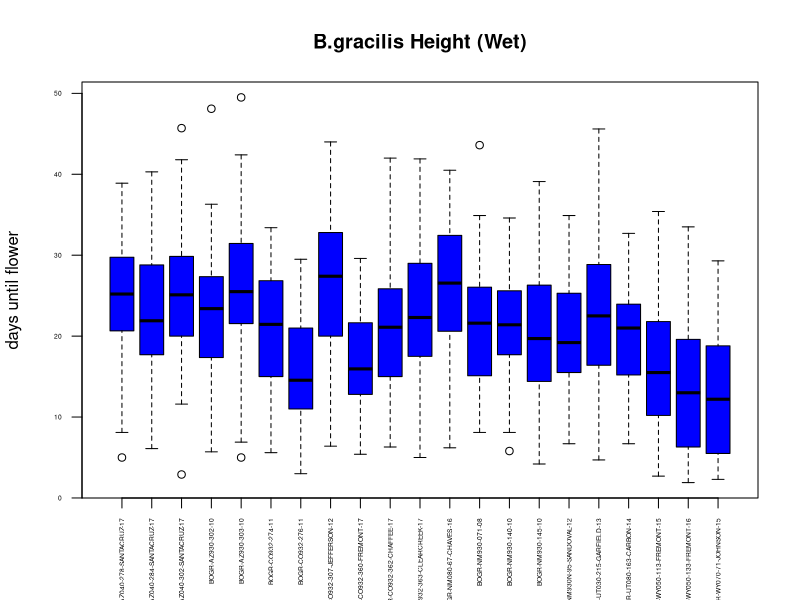
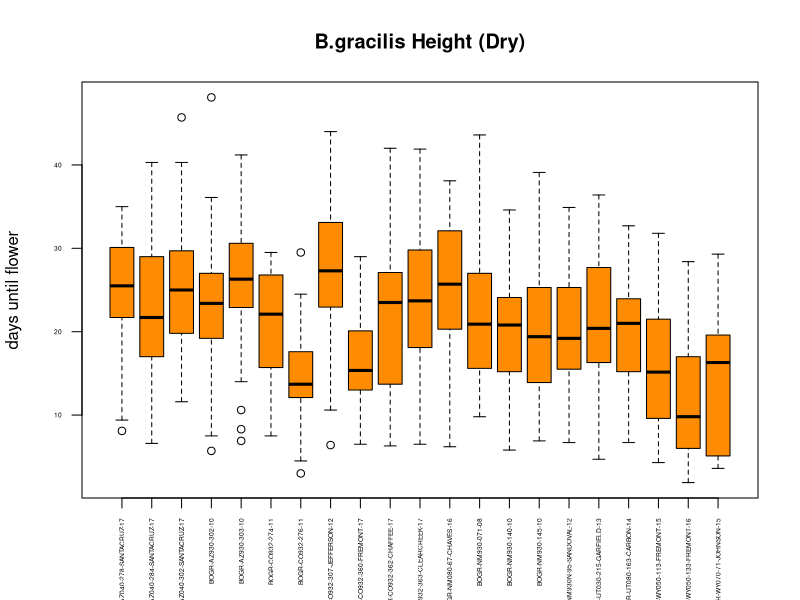

Here is the R script that generated these plots, in order: (Note: this script raises an error after producing the figures.)
BOGR <- read.csv(file = 'BOGR_data.csv') 

BOGR.crop <- BOGR[1:1135,]


#exclude data subset (e.g. replaced plants)
BOGR.ex.rep <- BOGR.crop[BOGR.crop$replaced_Y_N !="Y",]

BOGR.wet <- BOGR.crop[BOGR.crop$Treatment !="dry" ,]

BOGR.dry <- BOGR.crop[BOGR.crop$Treatment != "wet" ,]

boxplot(BOGR.wet$length_cm_20220801 ~ BOGR.wet$Population,main = "B.gracilis Height (Wet)", 
        ylab = "days until flower", xlab= "",col = "blue", cex.axis=0.4, las=2)
boxplot(BOGR.dry$length_cm_20220801 ~ BOGR.dry$Population,main = "B.gracilis Height (Dry)", 
        ylab = "days until flower", xlab= "",col = "darkorange", cex.axis=0.4, las=2)
summary(aov(length_cm_20220801 ~ Population + Treatment, data = BOGR.crop))
summary(aov(num_inf_20220927 ~ Population + Treatment, data = BOGR.crop))
summary(aov(days_until_flowering ~ Population + Treatment, data = BOGR.crop))



#Aim 1 variation
BOGR_ht_pop_anova <- aov(length_cm_20220801 ~ Population, data = BOGR.crop)
summary(height_pop_anova)

plot(BOGR_ht_pop_anova)

BOGR.ht.pop.lm <- lmer(log(length_cm_20220801) ~ Population + (1|Block), data = BOGR.crop)
BOGR.pair.ht.pop.lm <- emmeans(BOGR.ht.pop.lm, specs = pairwise ~ Population)
summary(BOGR.pair.ht.pop.lm)

BOGR.ht.sz.lm <- lmer(log(length_cm_20220801) ~ seed_zone + (1|Block), data = BOGR.crop)
BOGR.pair.ht.sz.lm <- emmeans(BOGR.ht.sz.lm, specs = pairwise ~ seed_zone)
summary(BOGR.pair.ht.sz.lm)

BOGR_inf_glm <- glmer( num_inf_20220927 ~ Population + (1|Block), 
                       data = BOGR.crop, family = poisson (link ="log"))
BOGR_pair_inf <- emmeans(BOGR_inf_glm, specs = pairwise ~ Population)
summary(BOGR_pair_inf)

BOGR_inf_sz_glm <- glmer( num_inf_20220927 ~ seed_zone + (1|Block), 
                       data = BOGR.crop, family = poisson (link ="log"))
BOGR_pair_sz_inf <- emmeans(BOGR_inf_sz_glm, specs = pairwise ~ seed_zone)
summary(BOGR_pair_sz_inf)



BOGR_ht_sz_anova <- aov(length_cm_20220801 ~ seed_zone, data = BOGR.crop)
summary(BOGR_ht_sz_anova)

BOGR_num_inf_pop_an <- aov( num_inf_20220927 ~ Population, data = BOGR.crop)
summary(BOGR_num_inf_pop_an)

BOGR_num_inf_sz_an <- aov( num_inf_20220927 ~ seed_zone, data = BOGR.crop)
summary(BOGR_num_inf_sz_an)

days_mort_pop_an <- aov( days_until_mortality ~ Population, data=BOGR.crop)
summary(days_mort_pop_an)

days_mort_sz_an <- aov( days_until_mortality ~ seed_zone, data=BOGR.crop)
summary(days_mort_pop_an)

new_order_duf <- with(BOGR.crop, reorder(Pop_code, days_until_flowering, median,  na.rm=T))
boxplot(days_until_flowering ~ new_order_duf, data = BOGR.crop, main = "B.gracilis flowering time x Population", 
        xlab = "Population", ylab = "days until flower",col = "cadetblue1", cex.axis=0.6, las=2)

new_order_sz_duf <- with(BOGR.crop, reorder(seed_zone, days_until_flowering, median,  na.rm=T))
boxplot(days_until_flowering ~ new_order_sz_duf, data = BOGR.crop, main = "B.gracilis flowering time x Seed Zone", 
         ylab = "days until flower", xlab= "",col = "chartreuse", cex.axis=0.4, las=2)

new_order <- with(BOGR.crop, reorder(Population, length_cm_20220801, median,  na.rm=T))
boxplot(length_cm_20220801 ~ new_order,data=BOGR.crop, main="B. gracilis Height x Population", 
        xlab="Population", ylab="Height(cm)",col = "cadetblue1", cex.axis=0.6, las=2)

new_order_sz <- with(BOGR.crop, reorder(seed_zone, length_cm_20220801, median,  na.rm=T)) 
boxplot(length_cm_20220801 ~ new_order_sz,data=BOGR, main="B. gracilis Height x Seed Zone", 
        xlab="", ylab="Height(cm)",col = "chartreuse", cex.axis=0.4, las=2)

new_order_inf <- with(BOGR.crop, reorder(Pop_code, num_inf_20220927, median,  na.rm=T))
boxplot(num_inf_20220927 ~ new_order_inf, data = BOGR.crop, main = "B. gracilis Inflorescenses x Population", xlab = "", 
        ylab = "Number of Inflorescenses",col = "cadetblue1", cex.axis=0.4, las=2 )

new_order_inf_sz <- with(BOGR.crop, reorder(seed_zone, num_inf_20220927, median,  na.rm=T))
boxplot(num_inf_20220927 ~ new_order_inf_sz, data = BOGR.crop, main = "B. gracilis Inflorescenses x Seed Zone", xlab = "", 
        ylab = "Number of Inflorescenses",col = "chartreuse", cex.axis=0.4, las=2 )
hist(BOGR.crop$num_inf_20220927)
unique(BOGR.crop$seed_zone)

#infxseedzone
compare_means(num_inf_20220927 ~ seed_zone, data = BOGR, method = "anova")
boxplot(num_inf_20220927 ~ seed_zone_code, data = BOGR, 
        main = "BOGR Number of Inflorescenses by Seed Zone", xlab = "Seed Zone", 
        ylab = "Num of Inflorescenses",cex.axis=0.6, las=2 ) 

boxplot(days_until_mortality ~ Population, data=BOGR, main = "BOGR Days until mortality by Population", 
        xlab = "Population",cex.axis=0.25, las=2, ylab = "Days until mortality")

boxplot(days_until_mortality ~ seed_zone, data=BOGR, main = "BOGR Days until mortality by Seed Zone", 
        xlab = "Seed Zone", ylab = "Days until mortality",cex.axis=0.25, las=2)


BOGR_inf_glm
summary(BOGR_inf_glm)
plot(BOGR_inf_glm)

hist(BOGR$num_inf_20220927)

colnames(BOGR.crop)

BOGR_survival_glm <- glm(survival_20220927 ~ Population, 
                    data = BOGR.crop, family = binomial (link ="logit"))

summary(survival_glm)
str(BOGR)


BOGR.pop.list.df <- as.data.frame(unique(BOGR.crop$Population))
colnames(BOGR.pop.list.df) <- "Population"

survival.pred <- predict(BOGR_survival_glm, BOGR.pop.list.df, se.fit = TRUE, type = "response", interval = "confidence" )
survival.pred
survival_mat <- matrix(data = survival.pred$fit, nrow = 1, ncol = 21)
barplot(survival_mat, ylim = c(0,1), xlab = "Population", ylab = "Survival Rate", main = "Survival Rate by Population")



boxplot(length_cm_20220801 ~ Population,data=BOGR.wet, main="BOGR Plant Height by Population - Wet", 
        xlab="Population", ylab="Height(cm)",cex.axis=0.25, las=2)

boxplot(length_cm_20220801 ~ Population,data=BOGR.dry, main="BOGR Plant Height by Population - Dry", 
        xlab="Population", ylab="Height(cm)",cex.axis=0.25, las=2)

boxplot(num_inf_20220927 ~ Population, data = BOGR.wet, 
        main = "BOGR Number of Inflorescenses by Population - Wet", xlab = "Population", 
        ylab = "Num of Inflorescenses",cex.axis=0.25, las=2 )

boxplot(num_inf_20220927 ~ Population, data = BOGR.dry, 
        main = "BOGR Number of Inflorescenses by Population - Dry", xlab = "Population", 
        ylab = "Num of Inflorescenses",cex.axis=0.25, las=2 )

BOGR_ht_pop_anova_tx <- aov(length_cm_20220801 ~ Population*Treatment, data = BOGR.crop)
summary(BOGR_ht_pop_anova_tx)

BOGR_inf_pop_anova_tx <- aov(num_inf_20220927 ~ Population*Treatment, data = BOGR.crop)
summary(BOGR_inf_pop_anova_tx)
        
#add precip
        
BOGR_precip <- read.csv("20221129_BOGR_pptAnnual.csv", header = TRUE)
pop.list
unique(BOGR.crop$Population)

BOGR.pop.list <- unique(as.character(BOGR.crop$Population))
        
BOGR.crop[  , 'Ppt_Annual'] <- NA
        
for (dd in 1:length(BOGR.pop.list)) { 
  BOGR.crop$Ppt_Annual[grepl(BOGR.pop.list[dd], BOGR.crop$Population)] <- BOGR_precip$Mean_Annual_Ppt[dd] 
        }
BOGR.crop$Ppt_Annual

head(BOGR.crop)

BOGR_ppt_lm <- lmer(length_cm_20220801 ~ Ppt_Annual + (1|Block), data = BOGR.crop)
plot(BOGR_ppt_lm)

BOGR_ppt_inf_lm <- lmer(num_inf_20220927 ~ Ppt_Annual + (1|Block), data = BOGR.crop)
plot(BOGR_ppt_inf_lm)


boxplot(length_cm_20220801 ~ Ppt_Annual, data = BOGR.crop)
boxplot(num_inf_20220927 ~ Ppt_Annual, data = BOGR.crop)


#add elevation

BOGR_elev <- read.csv("20230125_BOGR_elev.csv", header = TRUE)
BOGR.crop[ , 'elev'] <- NA

for (dd in 1:length(BOGR.pop.list)) { 
  BOGR.crop$elev[grepl(BOGR.pop.list[dd], BOGR.crop$Population)] <- BOGR_elev$elevation[dd] 
}

BOGR.crop$elev

BOGR_elev_lm <- lmer(length_cm_20220801 ~ elev + (1|Block), data = BOGR.crop)
plot(BOGR_elev_lm)

plot(length_cm_20220801 ~ elev, data = BOGR.crop)
plot(num_inf_20220927 ~ elev, data = BOGR.crop)

#add min winter temp

BOGR_temp <- read.csv("20230118_BOGR_tminWinter.csv", header = TRUE)

BOGR.crop[ , 'min_wint_temp'] <- NA

for (dd in 1:length(BOGR.pop.list)) { 
  BOGR.crop$min_wint_temp[grepl(BOGR.pop.list[dd], BOGR.crop$Population)] <- BOGR_temp$Mean_MinWinter_Temp[dd] 
}
BOGR.crop$min_wint_temp

BOGR_temp_lm <- lmer(length_cm_20220801 ~ min_wint_temp + (1|Block), data = BOGR.crop)
plot(BOGR_temp_lm)

plot(length_cm_20220801 ~ min_wint_temp, data = BOGR.crop)
plot(num_inf_20220927 ~ min_wint_temp, data = BOGR.crop)

#add geog distance

#AIC models ~ ht
BOGR.climate.lm <- lmer(log(length_cm_20220801) ~ Ppt_Annual+ min_wint_temp + elev + (1|Block), data = BOGR.crop)
BOGR.temp.precip.lm <- lmer(log(length_cm_20220801) ~ Ppt_Annual+ min_wint_temp + (1|Block), data = BOGR.crop)
BOGR.ppt.elev.lm <- lmer(log(length_cm_20220801) ~ Ppt_Annual+ elev + (1|Block), data = BOGR.crop)
BOGR.temp.elev.lm <- lmer(log(length_cm_20220801) ~ elev + min_wint_temp + (1|Block), data = BOGR.crop)
BOGR_ppt_lm <- lmer(log(length_cm_20220801) ~ Ppt_Annual + (1|Block), data = BOGR.crop)
BOGR_temp_lm <- lmer(log(length_cm_20220801) ~ min_wint_temp + (1|Block), data = BOGR.crop)
BOGR_elev_lm <- lmer(log(length_cm_20220801) ~ elev + (1|Block), data = BOGR.crop)


models <- list(BOGR.climate.lm, BOGR.temp.precip.lm, BOGR.ppt.elev.lm, BOGR.temp.elev.lm, BOGR_ppt_lm, BOGR_temp_lm, BOGR_elev_lm)
mod.names <- c('climate', 'temp.ppt', 'ppt.elev', 'temp.elev', 'ppt','temp', 'elev')
aictab(cand.set = models, modnames = mod.names )

#AIC models ~inf
BOGR.inf.climate.lm <- lmer(log(length_cm_20220801) ~ Ppt_Annual+ min_wint_temp + elev + (1|Block), data = BOGR.crop)
BOGR.inf.temp.precip.lm <- lmer(log(length_cm_20220801) ~ Ppt_Annual+ min_wint_temp + (1|Block), data = BOGR.crop)
BOGR.inf.ppt.elev.lm <- lmer(log(length_cm_20220801) ~ Ppt_Annual+ elev + (1|Block), data = BOGR.crop)
BOGR.inf.temp.elev.lm <- lmer(log(length_cm_20220801) ~ elev + min_wint_temp + (1|Block), data = BOGR.crop)



models <- list(BOGR.climate.lm, BOGR.temp.precip.lm, BOGR.ppt.elev.lm, BOGR.temp.elev.lm, BOGR_ppt_lm, BOGR_temp_lm, BOGR_elev_lm)
mod.names <- c('climate', 'temp.ppt', 'ppt.elev', 'temp.elev', 'ppt','temp', 'elev')
aictab(cand.set = models, modnames = mod.names )